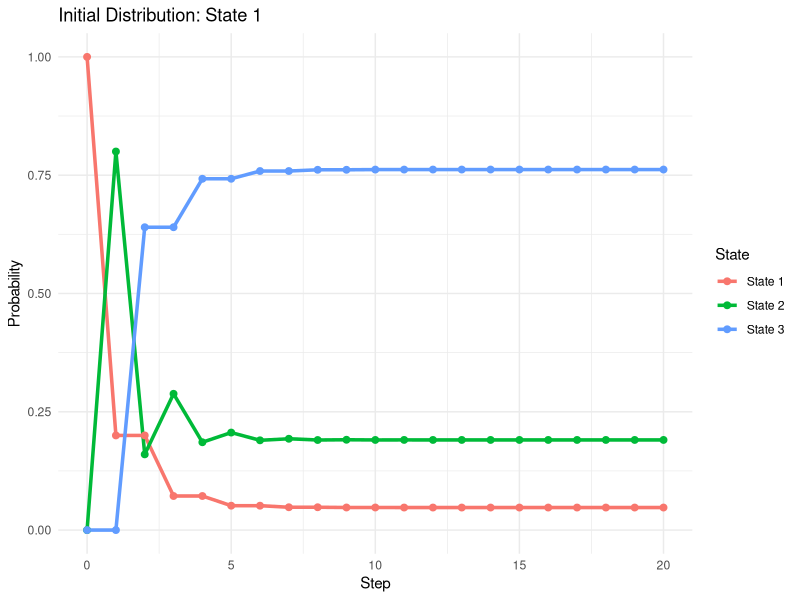
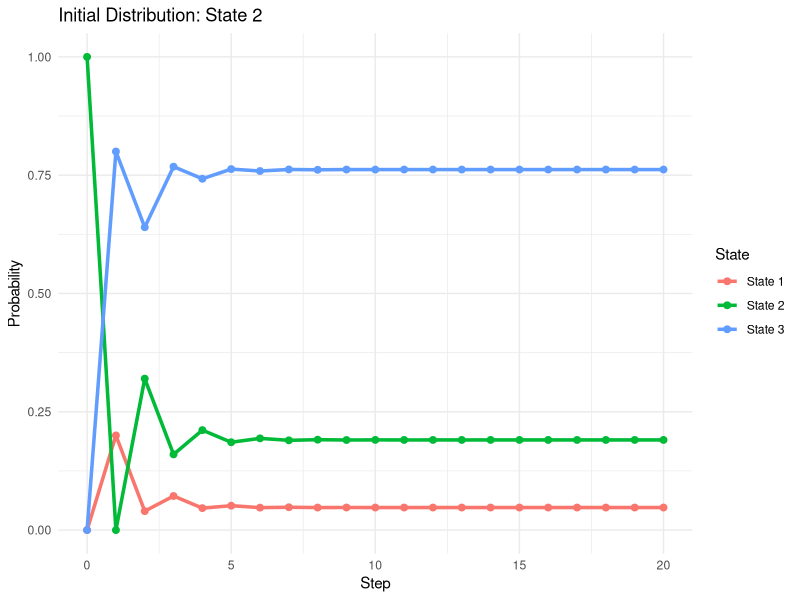
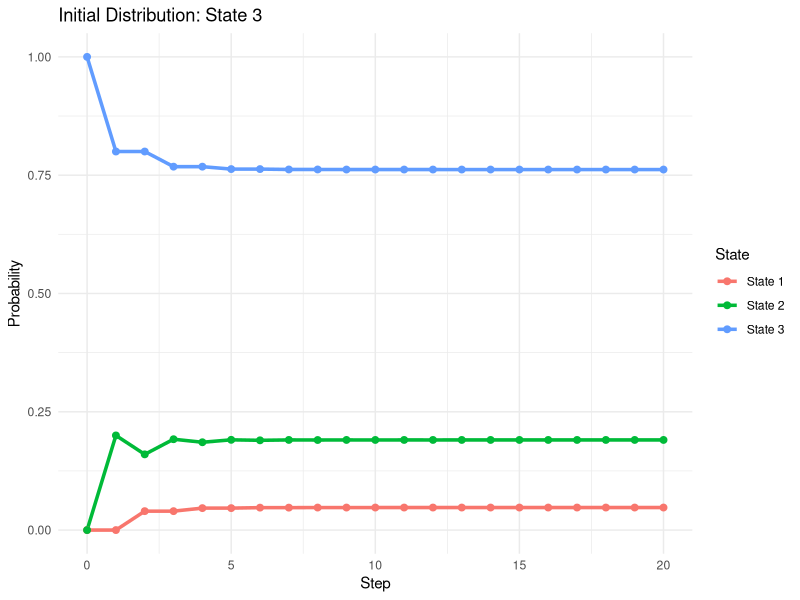
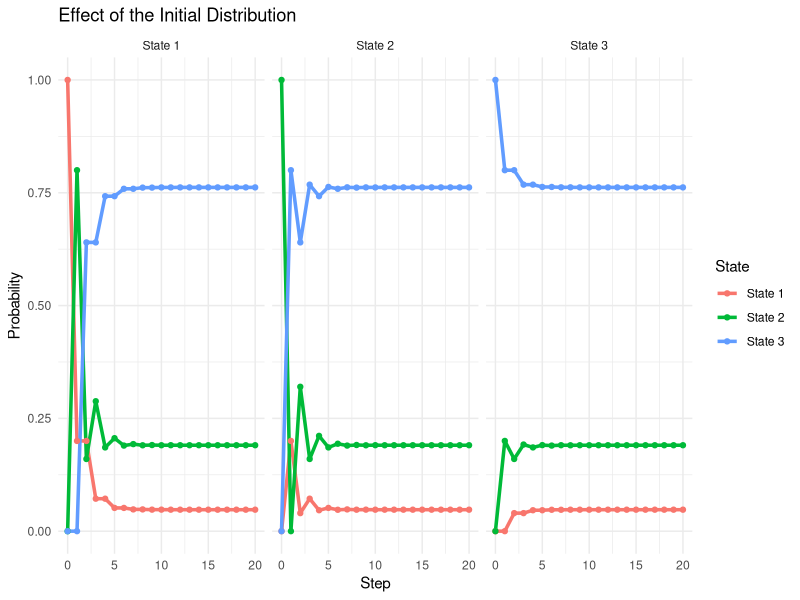
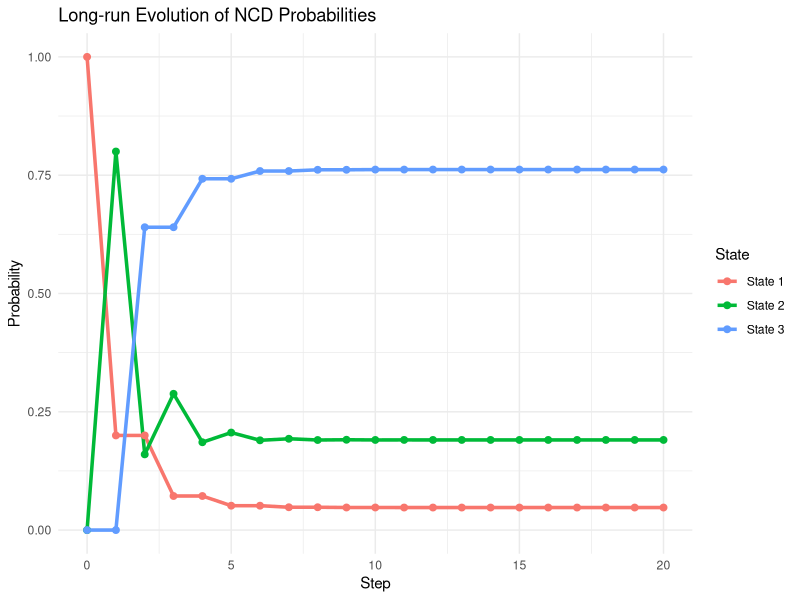
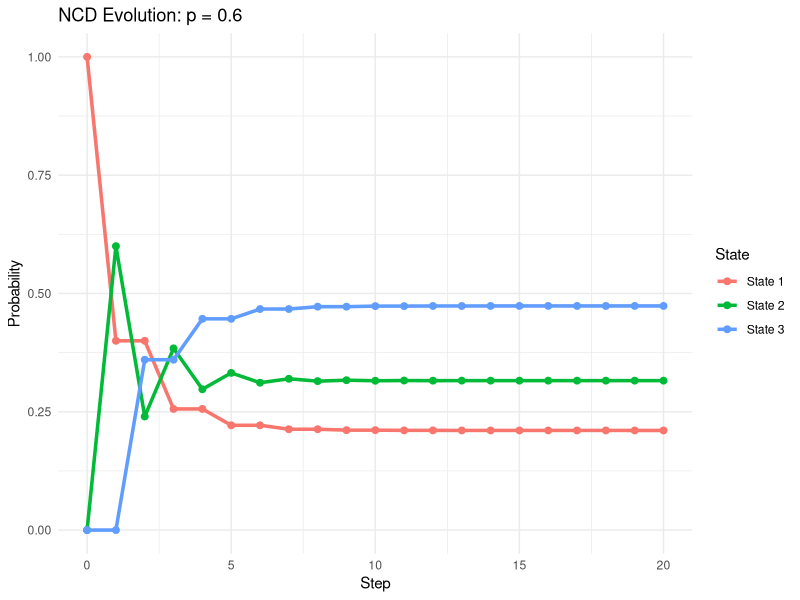
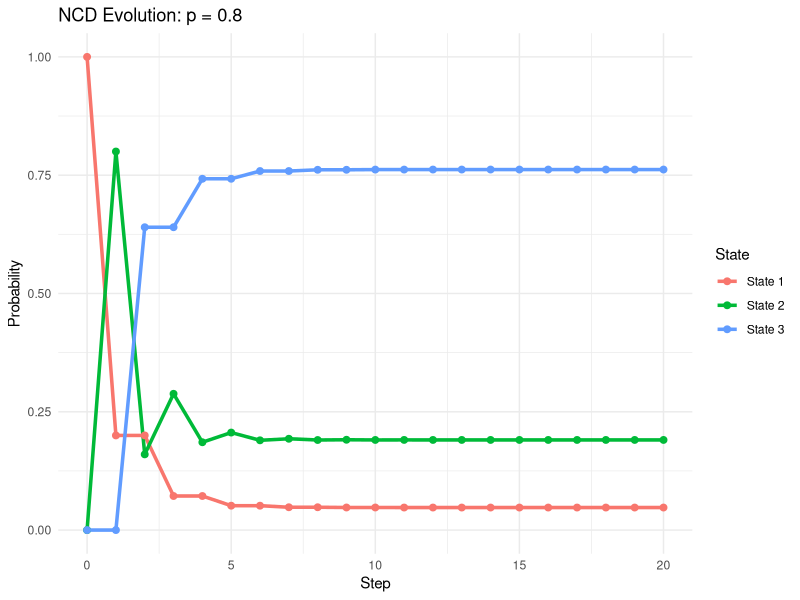
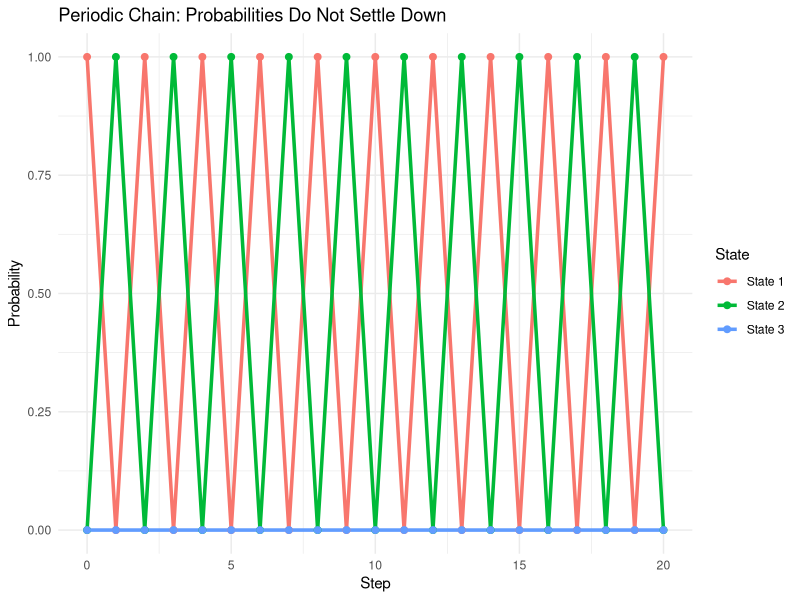

These charts were generated, in order, by the following R code:
## ---- chunk 1
library(ggplot2)
library(reshape2)
#library(knitr)
library(kableExtra)

# ------------------------------------------------------------
# Function used by the Shiny app to calculate probability evolution
# ------------------------------------------------------------

prob_evolution <- function(P, init, steps = 20) {
  
  init <- init / sum(init)
  
  dist <- matrix(
    0,
    nrow = steps + 1,
    ncol = 3
  )
  
  dist[1, ] <- init
  
  for (i in 2:(steps + 1)) {
    dist[i, ] <- dist[i - 1, ] %*% P
  }
  
  df <- data.frame(
    Step = 0:steps,
    dist
  )
  
  colnames(df)[2:4] <- c(
    "State 1",
    "State 2",
    "State 3"
  )
  
  df
}


# ------------------------------------------------------------
# Plot function using the same style as the Shiny app
# ------------------------------------------------------------

plot_evolution <- function(df, title) {
  
  df_long <- melt(
    df,
    id.vars = "Step",
    variable.name = "State",
    value.name = "Probability"
  )
  
  ggplot(
    df_long,
    aes(
      x = Step,
      y = Probability,
      color = State
    )
  ) +
    geom_line(linewidth = 1.2) +
    geom_point(size = 2) +
    ylim(0, 1) +
    ggtitle(title) +
    theme_minimal()
}
## ---- chunk 2
p <- 0.8

P <- matrix(
  c(
    1 - p, p,     0,
    1 - p, 0,     p,
    0,     1 - p, p
  ),
  nrow = 3,
  byrow = TRUE,
  dimnames = list(
    c("1", "2", "3"),
    c("1", "2", "3")
  )
)

P
## ---- chunk 3
init1 <- c(1, 0, 0)
init2 <- c(0, 1, 0)
init3 <- c(0, 0, 1)
## ---- chunk 4
dist1 <- prob_evolution(P, init1, steps = 20)
dist2 <- prob_evolution(P, init2, steps = 20)
dist3 <- prob_evolution(P, init3, steps = 20)
## ---- chunk 5
kable(
  tail(dist1, 10),
  digits = 3,
  align = "c"
) %>%
  kable_styling(
    full_width = FALSE,
    position = "center",
    bootstrap_options = c("striped", "hover")
  )
## ---- chunk 6
plot_evolution(
  dist1,
  "Initial Distribution: State 1"
)

plot_evolution(
  dist2,
  "Initial Distribution: State 2"
)

plot_evolution(
  dist3,
  "Initial Distribution: State 3"
)
## ---- chunk 7
df1 <- dist1
df1$Initial <- "State 1"

df2 <- dist2
df2$Initial <- "State 2"

df3 <- dist3
df3$Initial <- "State 3"

comparison <- rbind(df1, df2, df3)

comparison_long <- melt(
  comparison,
  id.vars = c("Step", "Initial"),
  variable.name = "State",
  value.name = "Probability"
)

ggplot(
  comparison_long,
  aes(
    x = Step,
    y = Probability,
    color = State
  )
) +
  geom_line(linewidth = 1.2) +
  geom_point(size = 1.5) +
  ylim(0, 1) +
  facet_wrap(~ Initial) +
  ggtitle("Effect of the Initial Distribution") +
  theme_minimal()
## ---- chunk 8
dist <- prob_evolution(
  P,
  init = c(1, 0, 0),
  steps = 20
)

tail(dist, 10)
## ---- chunk 9
plot_evolution(
  dist,
  "Long-run Evolution of NCD Probabilities"
)
## ---- chunk 10
dist_50 <- prob_evolution(
  P,
  init = c(1, 0, 0),
  steps = 50
)

tail(dist_50, 10)
## ---- chunk 11
tail(dist_50, 1)
## ---- chunk 12
P_06 <- matrix(
  c(
    0.4, 0.6, 0,
    0.4, 0,   0.6,
    0,   0.4, 0.6
  ),
  nrow = 3,
  byrow = TRUE,
  dimnames = list(
    c("1", "2", "3"),
    c("1", "2", "3")
  )
)

P_08 <- matrix(
  c(
    0.2, 0.8, 0,
    0.2, 0,   0.8,
    0,   0.2, 0.8
  ),
  nrow = 3,
  byrow = TRUE,
  dimnames = list(
    c("1", "2", "3"),
    c("1", "2", "3")
  )
)

P_06
P_08
## ---- chunk 13
dist_06 <- prob_evolution(
  P_06,
  c(1, 0, 0),
  steps = 20
)

dist_08 <- prob_evolution(
  P_08,
  c(1, 0, 0),
  steps = 20
)
## ---- chunk 14
kable(
  tail(dist_06, 10),
  digits = 3,
  align = "c"
) %>%
  kable_styling(
    full_width = FALSE,
    position = "center"
  )

kable(
  tail(dist_08, 10),
  digits = 3,
  align = "c"
) %>%
  kable_styling(
    full_width = FALSE,
    position = "center"
  )
## ---- chunk 15
plot_evolution(
  dist_06,
  "NCD Evolution: p = 0.6"
)

plot_evolution(
  dist_08,
  "NCD Evolution: p = 0.8"
)
## ---- chunk 16
P_periodic <- matrix(
  c(
    0, 1, 0,
    1, 0, 0,
    0, 0, 1
  ),
  nrow = 3,
  byrow = TRUE,
  dimnames = list(
    c("1", "2", "3"),
    c("1", "2", "3")
  )
)

P_periodic
## ---- chunk 17
dist_periodic <- prob_evolution(
  P_periodic,
  c(1, 0, 0),
  steps = 20
)

dist_periodic
## ---- chunk 18
plot_evolution(
  dist_periodic,
  "Periodic Chain: Probabilities Do Not Settle Down"
)
